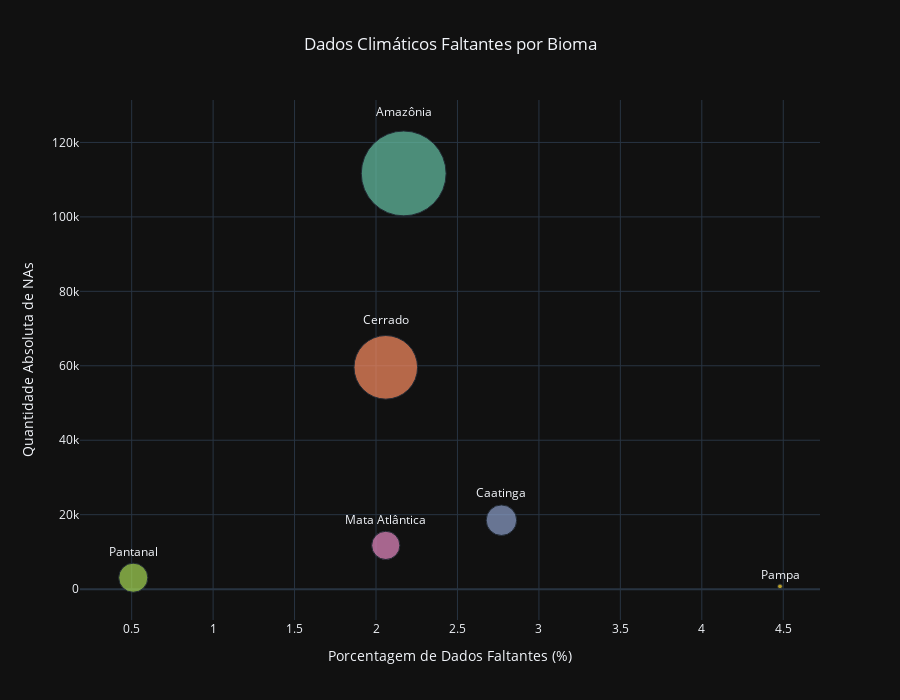

The cell this chart's notebook holds for it:
### Markdown cell above
### Distribuição dos dados faltantes por bioma
**Insight**: o bioma com maior quantidade de dados faltantes é a Amazônia.

### Code cell
na_biome = (
    df_na
    .group_by('bioma')
    .agg(pl.len().alias('count_na'))
    .sort('count_na', descending=True)
)

total_biome = (
    df_daily_stp
    .group_by('bioma')
    .agg(pl.len().alias('count_total'))
)

biome_comp = (
    na_biome
    .join(total_biome, on='bioma', how='left')
    .with_columns([
        ((pl.col('count_na') / pl.col('count_total')) * 100)
        .round(2)
        .alias('perc_na')
    ])
    .with_columns([
        pl.col('count_na').map_elements(
            lambda x: f"{x:_.0f}".replace('_', '.'), # Formata contagem para hover
            return_dtype=pl.Utf8
        ).alias('count_na_fmt'),
        pl.col('count_total').map_elements(
            lambda x: f"{x:_.0f}".replace('_', '.'), # Formata contagem para hover
            return_dtype=pl.Utf8
        ).alias('count_total_fmt')
    ])
)

fig = px.scatter(
    biome_comp,
    x='perc_na',
    y='count_na',
    size='count_total',
    color='bioma',
    text='bioma',
    size_max=60,
    custom_data=['count_na_fmt', 'count_total_fmt'],
    labels={
        'perc_na': 'Porcentagem de Dados Faltantes (%)',
        'count_na': 'Quantidade Absoluta de NAs',
        'count_total': 'Total de Registros'
    },
    title='Dados Climáticos Faltantes por Bioma',
    height=700,
    color_discrete_sequence=px.colors.qualitative.Set2
)

# Ajusta posição dos labels
fig.update_traces(
    textposition='top center',
    hovertemplate='<b>%{text}</b><br>' +
                  'Porcentagem: %{x:.1f}%<br>' +
                  'Quantidade absoluta: %{customdata[0]}<br>' +
                  'Total de registros: %{customdata[1]}' +
                  '<extra></extra>',
)

fig.update_layout(
    title={'x': 0.5, 'xanchor': 'center'},
    xaxis=dict(title_font=dict(size=14)),
    yaxis=dict(title_font=dict(size=14)),
    showlegend=False,
    font=dict(size=12)
)

fig.show()

### Figure 1 — Plotly figure (JSON) as saved in the notebook; plotly's stock layout.template omitted (floating-point values rounded to 4 significant figures)
{"data": [{"customdata": [["111.673", "5.152.337"]], "hovertemplate": "<b>%{text}</b><br>Porcentagem: %{x:.1f}%<br>Quantidade absoluta: %{customdata[0]}<br>Total de registros: %{customdata[1]}<extra></extra>", "legendgroup": "Amazônia", "marker": {"color": "rgb(102,194,165)", "size": [5152337], "sizemode": "area", "sizeref": 1431.0, "symbol": "circle"}, "mode": "markers+text", "name": "Amazônia", "orientation": "v", "showlegend": true, "text": ["Amazônia"], "x": [2.17], "xaxis": "x", "y": [111673], "yaxis": "y", "type": "scatter", "textposition": "top center"}, {"customdata": [["59.586", "2.894.774"]], "hovertemplate": "<b>%{text}</b><br>Porcentagem: %{x:.1f}%<br>Quantidade absoluta: %{customdata[0]}<br>Total de registros: %{customdata[1]}<extra></extra>", "legendgroup": "Cerrado", "marker": {"color": "rgb(252,141,98)", "size": [2894774], "sizemode": "area", "sizeref": 1431.0, "symbol": "circle"}, "mode": "markers+text", "name": "Cerrado", "orientation": "v", "showlegend": true, "text": ["Cerrado"], "x": [2.06], "xaxis": "x", "y": [59586], "yaxis": "y", "type": "scatter", "textposition": "top center"}, {"customdata": [["18.514", "667.220"]], "hovertemplate": "<b>%{text}</b><br>Porcentagem: %{x:.1f}%<br>Quantidade absoluta: %{customdata[0]}<br>Total de registros: %{customdata[1]}<extra></extra>", "legendgroup": "Caatinga", "marker": {"color": "rgb(141,160,203)", "size": [667220], "sizemode": "area", "sizeref": 1431.0, "symbol": "circle"}, "mode": "markers+text", "name": "Caatinga", "orientation": "v", "showlegend": true, "text": ["Caatinga"], "x": [2.77], "xaxis": "x", "y": [18514], "yaxis": "y", "type": "scatter", "textposition": "top center"}, {"customdata": [["11.747", "570.340"]], "hovertemplate": "<b>%{text}</b><br>Porcentagem: %{x:.1f}%<br>Quantidade absoluta: %{customdata[0]}<br>Total de registros: %{customdata[1]}<extra></extra>", "legendgroup": "Mata Atlântica", "marker": {"color": "rgb(231,138,195)", "size": [570340], "sizemode": "area", "sizeref": 1431.0, "symbol": "circle"}, "mode": "markers+text", "name": "Mata Atlântica", "orientation": "v", "showlegend": true, "text": ["Mata Atlântica"], "x": [2.06], "xaxis": "x", "y": [11747], "yaxis": "y", "type": "scatter", "textposition": "top center"}, {"customdata": [["3.067", "607.289"]], "hovertemplate": "<b>%{text}</b><br>Porcentagem: %{x:.1f}%<br>Quantidade absoluta: %{customdata[0]}<br>Total de registros: %{customdata[1]}<extra></extra>", "legendgroup": "Pantanal", "marker": {"color": "rgb(166,216,84)", "size": [607289], "sizemode": "area", "sizeref": 1431.0, "symbol": "circle"}, "mode": "markers+text", "name": "Pantanal", "orientation": "v", "showlegend": true, "text": ["Pantanal"], "x": [0.51], "xaxis": "x", "y": [3067], "yaxis": "y", "type": "scatter", "textposition": "top center"}, {"customdata": [["736", "16.440"]], "hovertemplate": "<b>%{text}</b><br>Porcentagem: %{x:.1f}%<br>Quantidade absoluta: %{customdata[0]}<br>Total de registros: %{customdata[1]}<extra></extra>", "legendgroup": "Pampa", "marker": {"color": "rgb(255,217,47)", "size": [16440], "sizemode": "area", "sizeref": 1431.0, "symbol": "circle"}, "mode": "markers+text", "name": "Pampa", "orientation": "v", "showlegend": true, "text": ["Pampa"], "x": [4.48], "xaxis": "x", "y": [736], "yaxis": "y", "type": "scatter", "textposition": "top center"}], "layout": {"xaxis": {"anchor": "y", "domain": [0.0, 1.0], "title": {"text": "Porcentagem de Dados Faltantes (%)", "font": {"size": 14}}}, "yaxis": {"anchor": "x", "domain": [0.0, 1.0], "title": {"text": "Quantidade Absoluta de NAs", "font": {"size": 14}}}, "legend": {"title": {"text": "bioma"}, "tracegroupgap": 0, "itemsizing": "constant"}, "title": {"text": "Dados Climáticos Faltantes por Bioma", "x": 0.5, "xanchor": "center"}, "height": 700, "font": {"size": 12}, "showlegend": false}}
